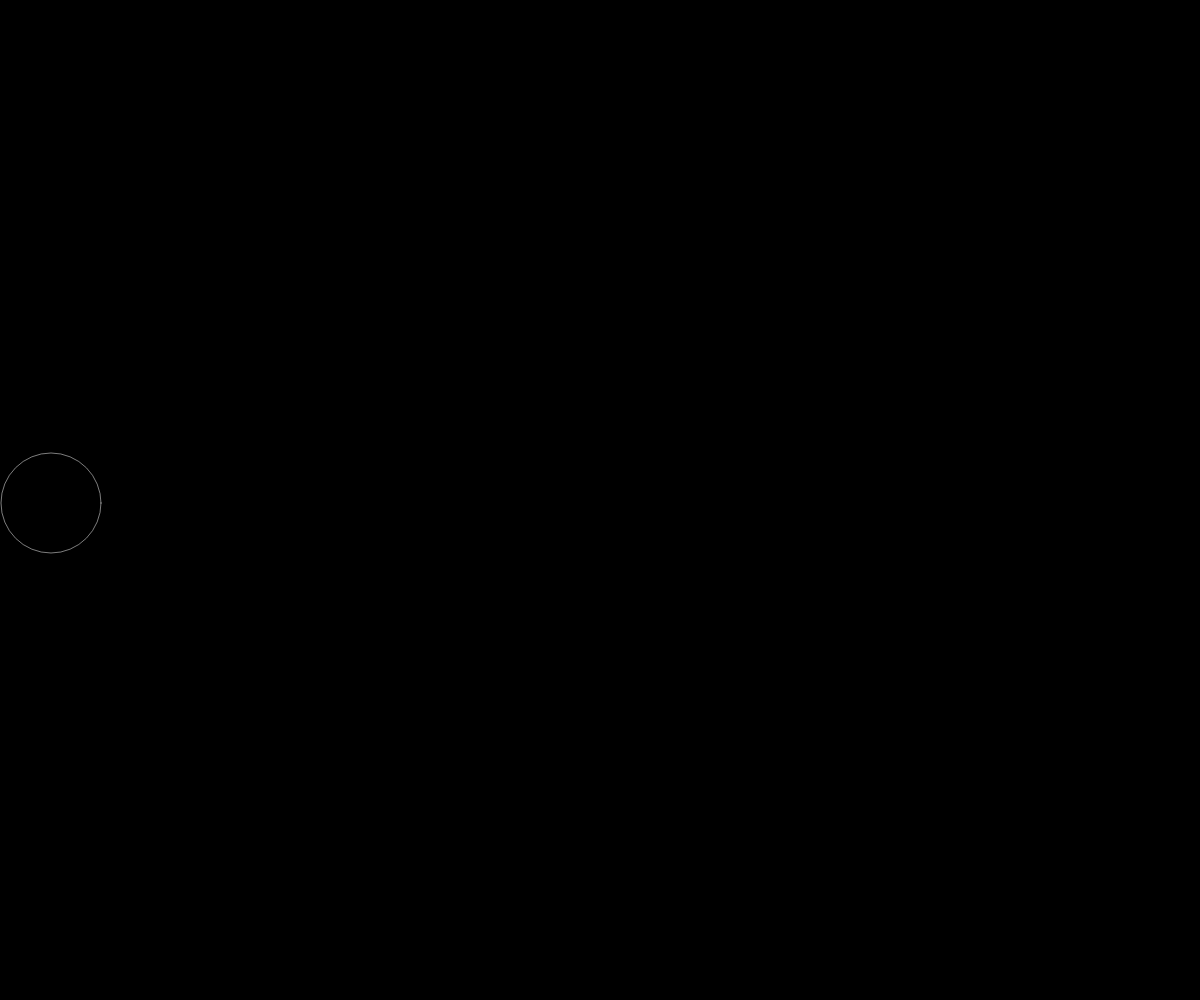
Frame 1 (no input)
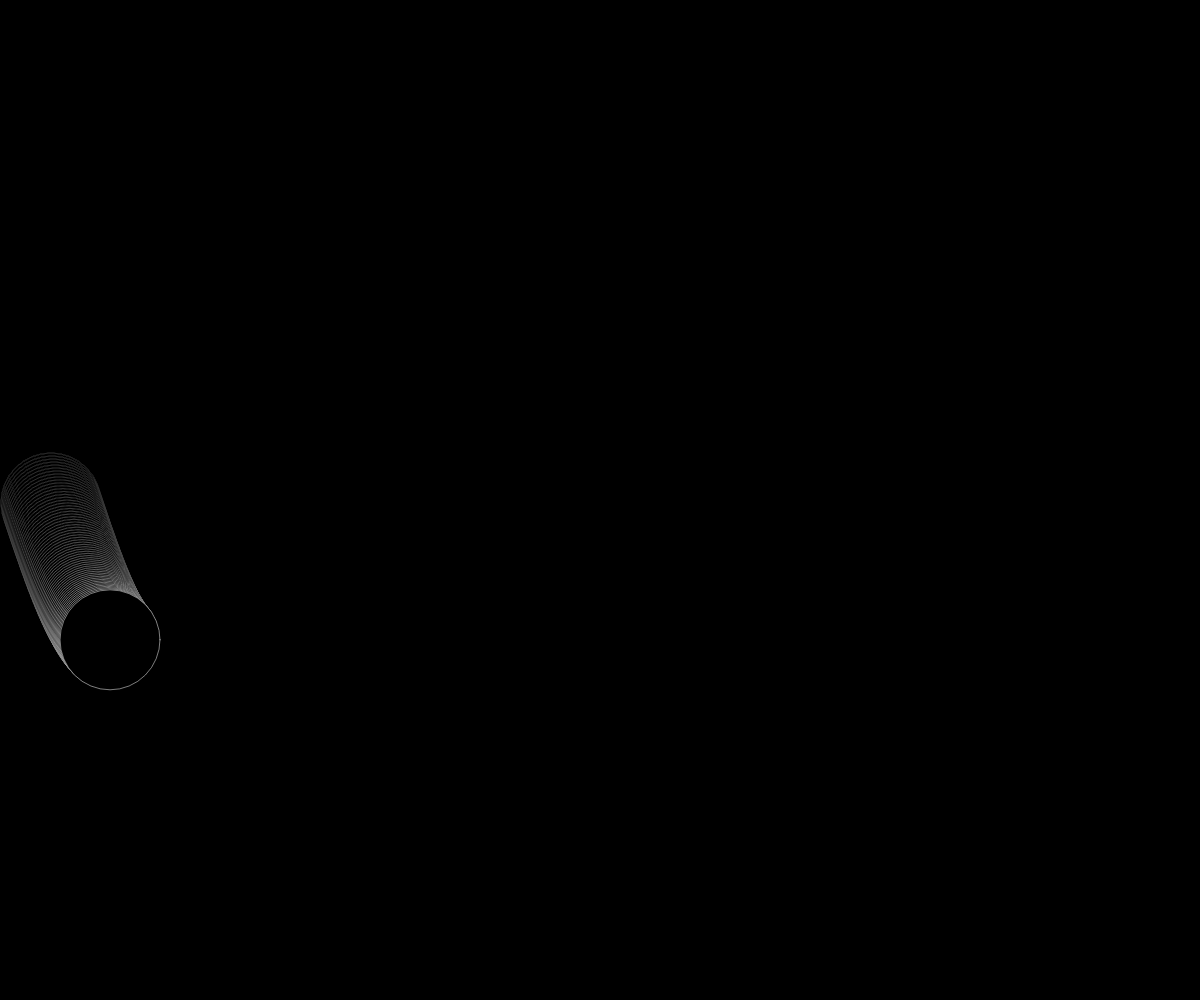
Frame 60 (no input)
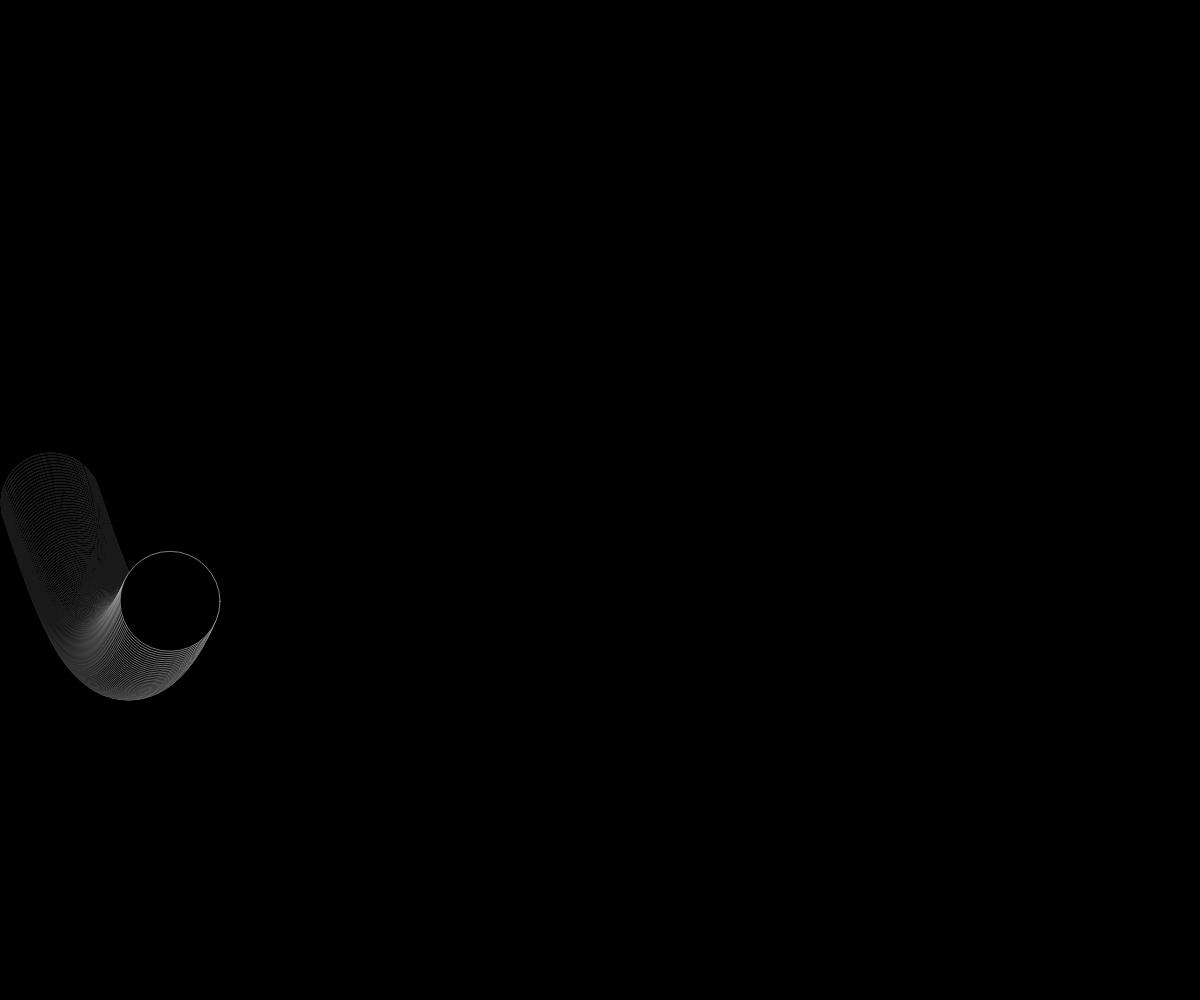
Frame 120 (the mouse pressed at the canvas centre since frame 60)

The p5.js sketch that drew these frames (run headless with seeded random() and noise() and a simulated clock; from frame 60 on, the mouse is pressed at the canvas centre):

// p5.js sketch
// ── sketch.js
a=0; 
diametro=100


function setup() {
  
  createCanvas(windowWidth, windowHeight);
  colorMode(RGB);
  background(0);
  

}

function draw() {
  
  background("rgba(0,0,0,0.02)");
 
  a++;

  fill("rgba(0, 0, 0, 1)");
  stroke("rgba(250, 250, 250, 0.5)");
  ellipse(a+(diametro/2), windowHeight/2 +(sin(a/50)*150), diametro, diametro);
  


  }
